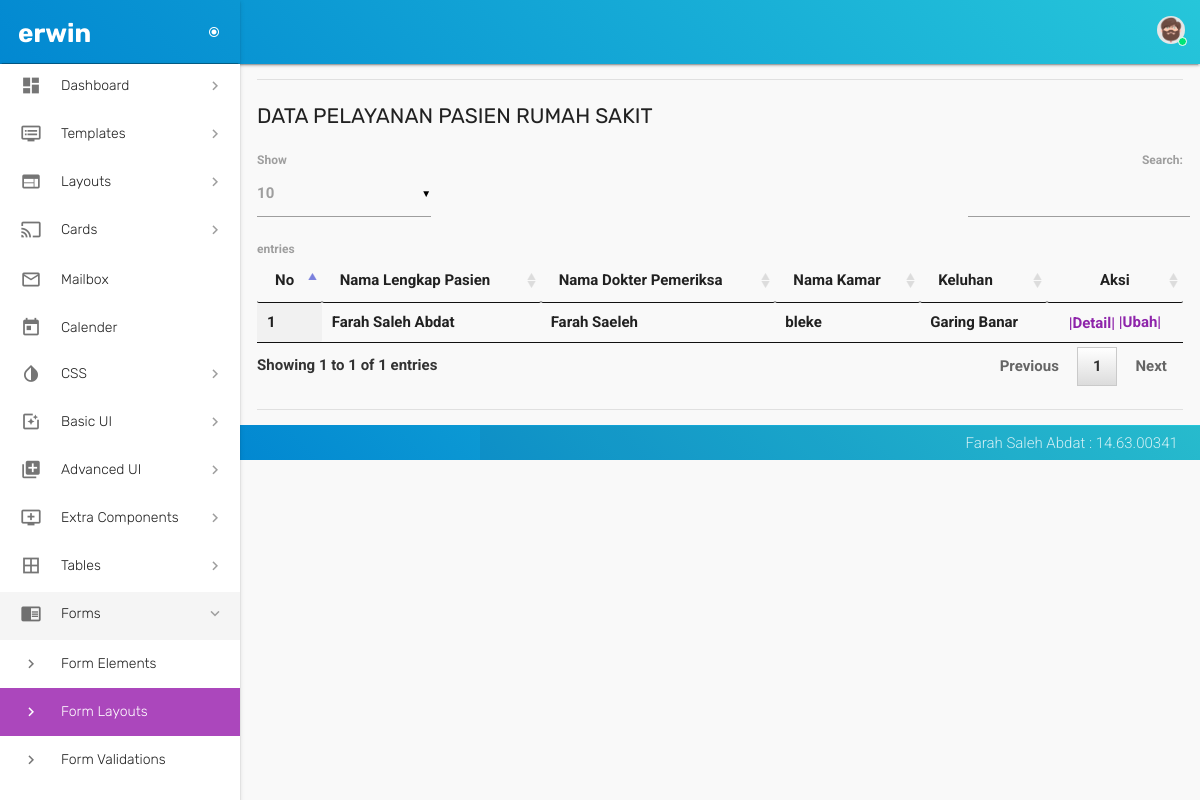
The page /pelayanan_data.php (signed in) on the database as committed earlier.
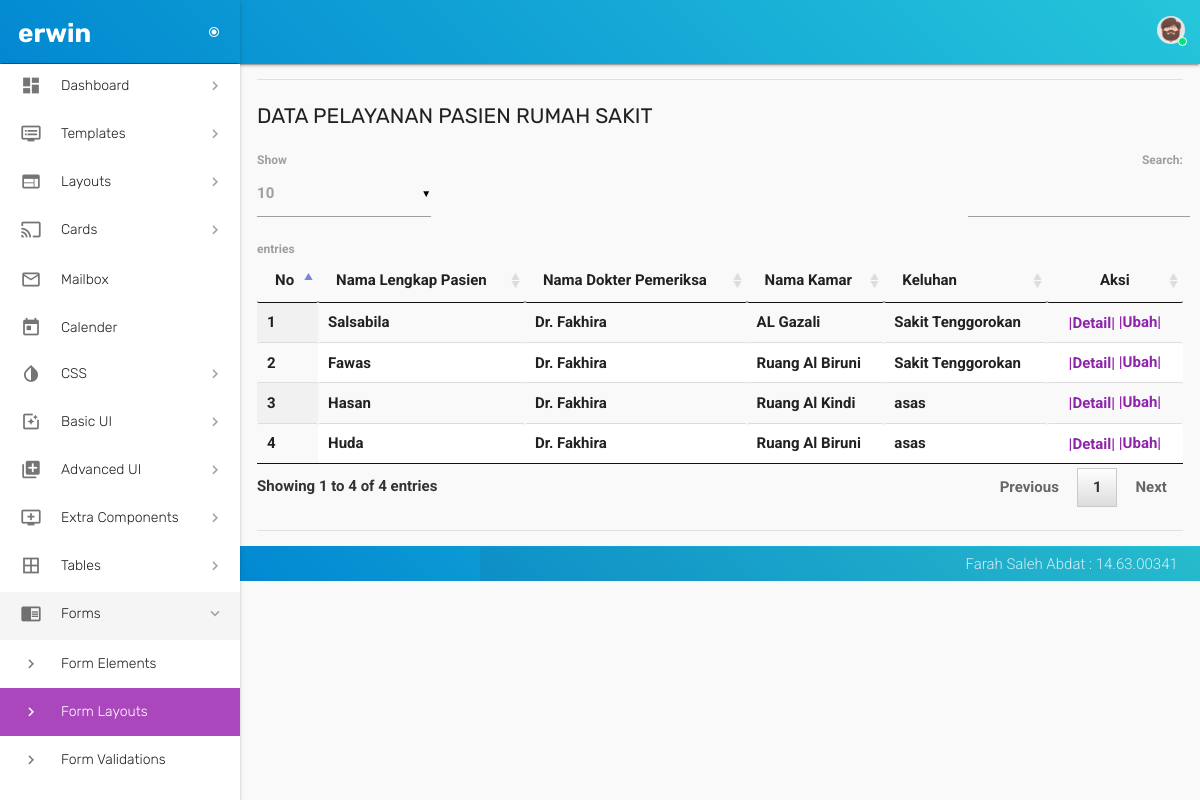
The same page on the database as committed later.
### tables this page shows
CREATE TABLE `pelayanan` (
  `id_pelayanan` int(21) NOT NULL,
  `id_pasien` int(21) NOT NULL,
  `id_pegawai` int(21) NOT NULL,
  `id_kamar` int(21) NOT NULL,
  `keluhan` varchar(30) NOT NULL,
  `diagnosa` varchar(30) DEFAULT NULL,
  `tgl_masuk` date NOT NULL,
  `tgl_keluar` date DEFAULT NULL,
  `keterangan` text NOT NULL
);

CREATE TABLE `pasien` (
  `id_pasien` int(21) NOT NULL,
  `no_registerasi` varchar(30) NOT NULL,
  `nama_lengkap` varchar(30) NOT NULL,
  `nama_ibu_kandung` varchar(30) NOT NULL,
  `tempat_lahir` varchar(30) NOT NULL,
  `tgl_lahir` date NOT NULL,
  `jenis_kelamin` enum('Laki-laki','Perempuan') NOT NULL,
  `agama` enum('Islam','Kristen','Budha','Hindu','Protestan') NOT NULL,
  `no_telepon` varchar(21) NOT NULL,
  `no_telepon_lain` varchar(21) NOT NULL,
  `pekerjaan` varchar(31) NOT NULL,
  `alamat_jln` text NOT NULL,
  `kabupaten_kota` varchar(30) NOT NULL,
  `kecamatan` varchar(30) DEFAULT NULL,
  `desa` varchar(30) DEFAULT NULL,
  `rt_rw` varchar(21) NOT NULL,
  `status` enum('Baru','Keluar') NOT NULL DEFAULT 'Baru'
);

CREATE TABLE `pegawai` (
  `id_pegawai` int(21) NOT NULL,
  `nip` varchar(21) NOT NULL,
  `nama_pegawai` varchar(30) NOT NULL,
  `jabatan_pegawai` varchar(30) NOT NULL,
  `status` enum('On','Off') NOT NULL DEFAULT 'On',
  `jenis_pegawai` enum('Permanen','Kontrak','Outsourcing') NOT NULL,
  `nama_pt` varchar(100) DEFAULT NULL,
  `tgl_lahir` date NOT NULL,
  `tgl_masuk_kerja` date NOT NULL,
  `tgl_keluar_kerja` date DEFAULT NULL,
  `jenis_kelamin` enum('Laki-laki','Perempuan') NOT NULL,
  `agama` enum('Islam','Kristen','Hindu','Budha','Protestan') NOT NULL,
  `pendidikan_akhir` varchar(30) NOT NULL,
  `no_telepon` varchar(21) NOT NULL,
  `no_telepon_rumah` varchar(21) NOT NULL,
  `kabupaten_kota` varchar(30) NOT NULL,
  `kecamatan` varchar(30) DEFAULT NULL,
  `desa` varchar(30) DEFAULT NULL,
  `rt_rw` varchar(30) DEFAULT NULL,
  `alamat_jln` varchar(30) NOT NULL,
  `jumlah` int(21) NOT NULL DEFAULT '0'
);

CREATE TABLE `kamar` (
  `id_kamar` int(21) NOT NULL,
  `no_kamar` varchar(30) NOT NULL,
  `nama_kamar` varchar(30) NOT NULL,
  `kelas` varchar(30) NOT NULL,
  `jumlah_tt` varchar(30) NOT NULL,
  `lokasi` varchar(30) NOT NULL,
  `status` enum('On','Off') DEFAULT 'On',
  `keterangan` text NOT NULL
);

### pelayanan_data.php (the view, shortened to what this page needs)
<?php
 if (empty($_SESSION['username'])) {
 header("location:login_form.php");
 }
 else {
 ?>
<!DOCTYPE html>
<html lang="en">
  <head>
    <link href="assets/css/materialize.css" type="text/css" rel="stylesheet">
    <link href="assets/css/style.css" type="text/css" rel="stylesheet">
    <link href="assets/css/custom.css" type="text/css" rel="stylesheet">
    <link href="assets/css/perfect-scrollbar.css" type="text/css" rel="stylesheet">
    <link href="assets/css/jquery-jvectormap.css" type="text/css" rel="stylesheet">
    <link href="assets/css/jquery.dataTables.min.css" type="text/css" rel="stylesheet">
  </head>
  <body>
  <?php include 'config/header.php'; ?>
  <?php include 'config/menu.php'; ?>
        <section id="content">
          <div class="container">
            <div class="section">
              <div class="divider"></div>
              <div id="table-datatables">
                <h4 class="header">Data Pelayanan Pasien Rumah Sakit</h4>
                <div class="row">
                  <div class="col s12">
                    <table id="data-table-simple" class="responsive-table display" cellspacing="0">
                        <thead>
                        <tr>
                        <th> No </th>
                        <th> Nama Lengkap Pasien </th>
                        <th> Nama Dokter Pemeriksa </th>
                        <th> Nama Kamar </th>
                        <th> Keluhan </th>
                        <th style="width:100px;text-align: center;"> Aksi </th>
                        </tr>
                        </thead>
                       <tbody>
                        <?php
                        include 'config/koneksiDB.php';
                        $query = "SELECT pasien.nama_lengkap,
                                         pegawai.nama_pegawai,
                                         kamar.nama_kamar,
                                         pelayanan.id_pelayanan,
                                         pelayanan.keluhan,
                                         pelayanan.diagnosa,
                                         pelayanan.tgl_masuk,
                                         pelayanan.tgl_keluar,
                                         pelayanan.keterangan
                                         FROM pelayanan
                                         LEFT JOIN pasien
                                         ON pasien.id_pasien = pelayanan.id_pasien
                                         LEFT JOIN pegawai
                                         ON pegawai.id_pegawai = pelayanan.id_pegawai
                                         LEFT JOIN kamar
                                         ON Kamar.id_kamar = pelayanan.id_kamar";
                        $result=mysqli_query($koneksi, $query) or die(mysqli_error());
                        $no=1;
                        while ($data = mysqli_fetch_array($result, MYSQLI_BOTH)){
                        ?>
                        <tr>
                        <td><?php echo $no++; ?></td>
                        <td><?php echo $data['nama_lengkap']; ?></td>
                        <td><?php echo $data['nama_pegawai']; ?></td>
                        <td><?php echo $data['nama_kamar']; ?></td>
                        <td><?php echo $data['keluhan']; ?></td>
                        <td style="width:100px;text-align: center;">
                        <a class='waves-effect waves-light modal-trigger' href='#modal2<?php echo $data['id_pelayanan']; ?>'>|Detail|</a>
                        <?php echo "
                        <a href='pelayanan_form_ubah.php?id_pelayanan=$data[id_pelayanan]'>|Ubah|</a>";
                        ?>
                        </td>
                        </tr>
                        <?php
                        }
                        ?>
                   </tbody>
                    </table>
                  </div>
                </div>
              </div>
            <br>
          <div class="divider"></div>
        </div>
      </div>
    </section>
    <?php include 'config/footer.php'; ?>
  </body>
</html>
<?php } ?>

### config/header.php (shortened to what this page needs)
<header id="header" class="page-topbar">
      <div class="navbar-fixed">
        <nav class="navbar-color gradient-45deg-light-blue-cyan">
          <div class="nav-wrapper">
            <ul class="right hide-on-med-and-down">
            <li>
                <a href="javascript:void(0);" class="waves-effect waves-block waves-light profile-button" data-activates="profile-dropdown">
                  <span class="avatar-status avatar-online">
                    <img src="assets/images/avatar/avatar-7.png" alt="avatar">
                    <i></i>
                  </span>
                </a>
              </li>
            </ul>
          </div>
        </nav>
      </div>
    </header>

### config/menu.php (shortened to what this page needs)
<div id="main">
  <div class="wrapper">
    <aside id="left-sidebar-nav" class="gradient-45deg-light-blue-cyan">
      <div class="brand-sidebar">
        <h1 class="logo-wrapper">
          <a href="index.html" class="brand-logo darken-1">
            <span class="logo-text hide-on-med-and-down"><b><?php echo $_SESSION['username'] ?></span>
          </a>
          <a href="#" class="navbar-toggler">
            <i class="material-icons">radio_button_checked</i>
          </a>
        </h1>
      </div>
      <ul id="slide-out" class="side-nav fixed leftside-navigation">
        <li class="no-padding">
          <ul class="collapsible" data-collapsible="accordion">
            <li class="bold">
              <a class="collapsible-header waves-effect waves-cyan">
                <i class="material-icons">dashboard</i>
                <span class="nav-text">Dashboard</span>
              </a>
            </li>
            <li class="bold">
              <a class="collapsible-header waves-effect waves-cyan">
                <i class="material-icons">dvr</i>
                <span class="nav-text">Templates</span>
              </a>
            </li>
            <li class="bold">
              <a class="collapsible-header waves-effect waves-cyan">
                <i class="material-icons">web</i>
                <span class="nav-text">Layouts</span>
              </a>
            </li>
            <li class="bold">
              <a class="collapsible-header waves-effect waves-cyan">
                <i class="material-icons">cast</i>
                <span class="nav-text">Cards</span>
              </a>
            </li>
            <li class="bold">
              <a href="app-email.html" class="waves-effect waves-cyan">
                <i class="material-icons">mail_outline</i>
                <span class="nav-text">Mailbox</span>
              </a>
            </li>
            <li class="bold">
              <a href="app-calendar.html" class="waves-effect waves-cyan">
                <i class="material-icons">today</i>
                <span class="nav-text">Calender</span>
              </a>
            </li>
            <li class="bold">
              <a class="collapsible-header waves-effect waves-cyan">
                <i class="material-icons">invert_colors</i>
                <span class="nav-text">CSS</span>
              </a>
            </li>
            <li class="bold">
              <a class="collapsible-header  waves-effect waves-cyan">
                <i class="material-icons">photo_filter</i>
                <span class="nav-text">Basic UI</span>
              </a>
            </li>
            <li class="bold">
              <a class="collapsible-header waves-effect waves-cyan">
                <i class="material-icons">library_add</i>
                <span class="nav-text">Advanced UI</span>
              </a>
            </li>
            <li class="bold">
              <a class="collapsible-header waves-effect waves-cyan">
                <i class="material-icons">add_to_queue</i>
                <span class="nav-text">Extra Components</span>
              </a>
            </li>
            <li class="bold">
              <a class="collapsible-header  waves-effect waves-cyan">
                <i class="material-icons">border_all</i>
                <span class="nav-text">Tables</span>
              </a>
            </li>
            <li class="bold">
              <a class="collapsible-header  waves-effect waves-cyan active">
                <i class="material-icons">chrome_reader_mode</i>
                <span class="nav-text">Forms</span>
              </a>
              <div class="collapsible-body">
                <ul>
                  <li>
                    <a href="form-elements.html">
                      <i class="material-icons">keyboard_arrow_right</i>
                      <span>Form Elements</span>
                    </a>
                  </li>
                  <li class="active">
                    <a href="form-layouts.html">
                      <i class="material-icons">keyboard_arrow_right</i>
                      <span>Form Layouts</span>
                    </a>
                  </li>
                  <li>
                    <a href="form-validation.html">
                      <i class="material-icons">keyboard_arrow_right</i>
                      <span>Form Validations</span>
                    </a>
                  </li>
                  <li>
                    <a href="form-masks.html">
                      <i class="material-icons">keyboard_arrow_right</i>
                    </a>
                  </li>
                </ul>
              </div>
            </li>
          </ul>
        </li>
      </ul>
    </aside>

### config/footer.php
<footer class="page-footer gradient-45deg-light-blue-cyan">
      <div class="footer-copyright">
        <div class="container">
          <span class="right hide-on-small-only"> Farah Saleh Abdat : 14.63.00341</span>
        </div>
      </div>
    </footer>

Rows that differ between the two databases and show on the page:
removed pelayanan: id_pasien.nama_lengkap "Farah Saleh Abdat", id_pegawai.nama_pegawai "Farah Saeleh", id_kamar.nama_kamar "bleke", keluhan "Garing Banar"
added pelayanan: id_pasien.nama_lengkap "Salsabila", id_pegawai.nama_pegawai "Dr. Fakhira", id_kamar.nama_kamar "AL Gazali", keluhan "Sakit Tenggorokan"
added pelayanan: id_pasien.nama_lengkap "Fawas", id_pegawai.nama_pegawai "Dr. Fakhira", id_kamar.nama_kamar "Ruang Al Biruni", keluhan "Sakit Tenggorokan"
added pelayanan: id_pasien.nama_lengkap "Hasan", id_pegawai.nama_pegawai "Dr. Fakhira", id_kamar.nama_kamar "Ruang Al Kindi", keluhan "asas"
added pelayanan: id_pasien.nama_lengkap "Huda", id_pegawai.nama_pegawai "Dr. Fakhira", id_kamar.nama_kamar "Ruang Al Biruni", keluhan "asas"
Other text that changed with them:
text written by a page script: "Show ▼ entries Search: Showing 1 to 1 of 1 entries Previous 1 Next" → "Show ▼ entries Search: Showing 1 to 4 of 4 entries Previous 1 Next"
